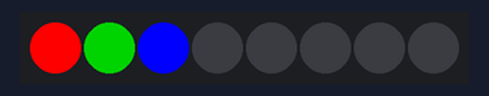
Simulated run of this program. Board: ESP32. Shown: 8 RGB LEDs in strip order, left to right.

Above: at 0.1 s.
At 0.6 s:
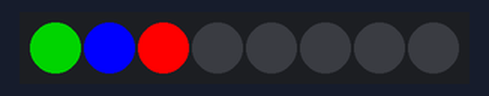
At 1.1 s:
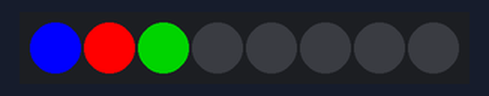
Timing chart, 0 to 130.0 s (numbered marks = the images above):
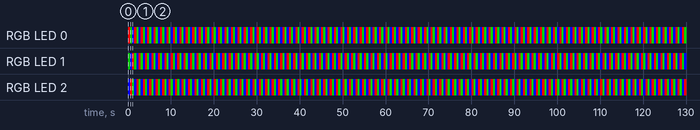

Measured:
- by itself, RGB LED 0: repeats every 1.5 s: RGB(0, 128, 0) 0.50 s, RGB(0, 0, 255) 0.50 s, RGB(255, 0, 0) 0.50 s
- by itself, RGB LED 1: repeats every 1.5 s: RGB(0, 0, 255) 0.50 s, RGB(255, 0, 0) 0.50 s, RGB(0, 128, 0) 0.50 s
- by itself, RGB LED 2: repeats every 1.5 s: RGB(255, 0, 0) 0.50 s, RGB(0, 128, 0) 0.50 s, RGB(0, 0, 255) 0.50 s
- what the display in image 1 shows lasts 0.5 s, from 0.5 s to 1.0 s

The program:

main.cpp
```cpp
#include <FastLED.h>
#define NUM_LEDS 8
CRGB leds[NUM_LEDS];

void setup() {
  FastLED.addLeds<WS2812, 8, GRB>(leds, NUM_LEDS);
}

void loop() {
  leds[0] = CRGB::Red;
  leds[1] = CRGB::Green;
  leds[2] = CRGB::Blue;
  FastLED.show();
  delay(500);

  leds[0] = CRGB::Green;
  leds[1] = CRGB::Blue;
  leds[2] = CRGB::Red;
  FastLED.show();
  delay(500);

  leds[0] = CRGB::Blue;
  leds[1] = CRGB::Red;
  leds[2] = CRGB::Green;
  FastLED.show();
  delay(500);
}
```
